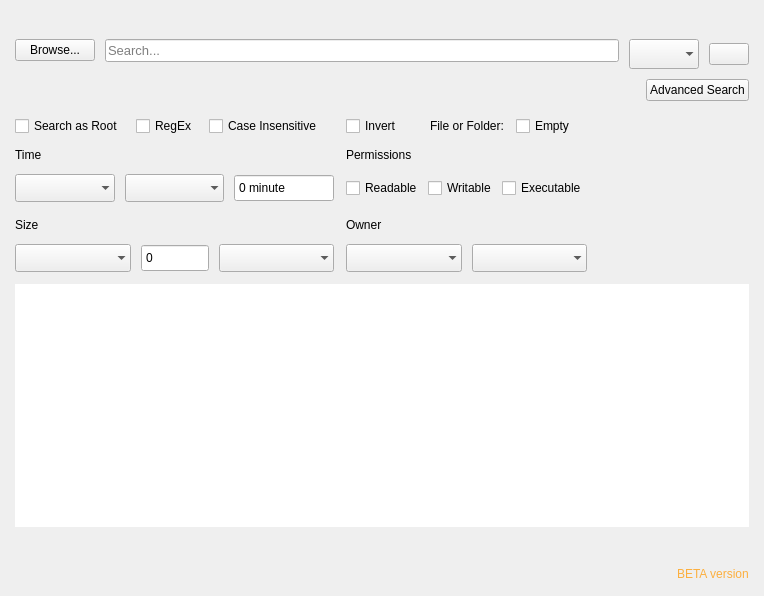
<?xml version="1.0" encoding="UTF-8"?>
<ui version="4.0">
 <class>SearchPage</class>
 <widget class="QWidget" name="SearchPage">
  <property name="geometry">
   <rect>
    <x>0</x>
    <y>0</y>
    <width>764</width>
    <height>596</height>
   </rect>
  </property>
  <property name="windowTitle">
   <string>Search</string>
  </property>
  <layout class="QGridLayout" name="gridLayout">
   <property name="leftMargin">
    <number>15</number>
   </property>
   <property name="topMargin">
    <number>15</number>
   </property>
   <property name="rightMargin">
    <number>15</number>
   </property>
   <property name="bottomMargin">
    <number>15</number>
   </property>
   <property name="spacing">
    <number>10</number>
   </property>
   <item row="7" column="0" colspan="2">
    <widget class="QTableView" name="tableFoundResults">
     <property name="focusPolicy">
      <enum>Qt::NoFocus</enum>
     </property>
     <property name="frameShape">
      <enum>QFrame::NoFrame</enum>
     </property>
     <property name="frameShadow">
      <enum>QFrame::Sunken</enum>
     </property>
     <property name="sizeAdjustPolicy">
      <enum>QAbstractScrollArea::AdjustToContents</enum>
     </property>
     <property name="editTriggers">
      <set>QAbstractItemView::NoEditTriggers</set>
     </property>
     <property name="selectionMode">
      <enum>QAbstractItemView::ExtendedSelection</enum>
     </property>
     <property name="selectionBehavior">
      <enum>QAbstractItemView::SelectRows</enum>
     </property>
     <property name="textElideMode">
      <enum>Qt::ElideMiddle</enum>
     </property>
     <property name="gridStyle">
      <enum>Qt::SolidLine</enum>
     </property>
     <property name="sortingEnabled">
      <bool>true</bool>
     </property>
     <property name="wordWrap">
      <bool>true</bool>
     </property>
     <property name="cornerButtonEnabled">
      <bool>true</bool>
     </property>
     <attribute name="horizontalHeaderCascadingSectionResizes">
      <bool>false</bool>
     </attribute>
     <attribute name="horizontalHeaderStretchLastSection">
      <bool>true</bool>
     </attribute>
     <attribute name="verticalHeaderVisible">
      <bool>false</bool>
     </attribute>
    </widget>
   </item>
   <item row="2" column="0" colspan="2">
    <layout class="QHBoxLayout" name="horizontalLayout_3">
     <property name="spacing">
      <number>10</number>
     </property>
     <property name="bottomMargin">
      <number>0</number>
     </property>
     <item alignment="Qt::AlignTop">
      <widget class="QPushButton" name="btnBrowseSearchDir">
       <property name="cursor">
        <cursorShape>PointingHandCursor</cursorShape>
       </property>
       <property name="focusPolicy">
        <enum>Qt::NoFocus</enum>
       </property>
       <property name="accessibleName">
        <string/>
       </property>
       <property name="text">
        <string>Browse...</string>
       </property>
      </widget>
     </item>
     <item alignment="Qt::AlignTop">
      <widget class="QLineEdit" name="txtSearchInput">
       <property name="font">
        <font>
         <pointsize>10</pointsize>
        </font>
       </property>
       <property name="placeholderText">
        <string>Search...</string>
       </property>
      </widget>
     </item>
     <item alignment="Qt::AlignTop">
      <widget class="QComboBox" name="cmbSearchTypes">
       <property name="minimumSize">
        <size>
         <width>0</width>
         <height>30</height>
        </size>
       </property>
       <property name="maximumSize">
        <size>
         <width>16777215</width>
         <height>25</height>
        </size>
       </property>
       <property name="frame">
        <bool>false</bool>
       </property>
      </widget>
     </item>
     <item>
      <widget class="QPushButton" name="btnSearchAdvance">
       <property name="cursor">
        <cursorShape>PointingHandCursor</cursorShape>
       </property>
       <property name="focusPolicy">
        <enum>Qt::NoFocus</enum>
       </property>
       <property name="accessibleName">
        <string notr="true">primary</string>
       </property>
       <property name="text">
        <string/>
       </property>
       <property name="icon">
        <iconset resource="../../static.qrc">
         <normaloff>:/static/themes/default/img/sidebar-icons/search.png</normaloff>:/static/themes/default/img/sidebar-icons/search.png</iconset>
       </property>
       <property name="iconSize">
        <size>
         <width>24</width>
         <height>24</height>
        </size>
       </property>
      </widget>
     </item>
    </layout>
   </item>
   <item row="1" column="0" colspan="2">
    <widget class="QLabel" name="lblErrorMsg">
     <property name="text">
      <string/>
     </property>
     <property name="alignment">
      <set>Qt::AlignCenter</set>
     </property>
    </widget>
   </item>
   <item row="8" column="0" colspan="2" alignment="Qt::AlignHCenter">
    <widget class="QLabel" name="lblLoadingSearching">
     <property name="minimumSize">
      <size>
       <width>76</width>
       <height>20</height>
      </size>
     </property>
     <property name="text">
      <string/>
     </property>
    </widget>
   </item>
   <item row="4" column="0" colspan="2">
    <widget class="QWidget" name="advanceSearchPane" native="true">
     <layout class="QGridLayout" name="gridLayout_2">
      <property name="leftMargin">
       <number>0</number>
      </property>
      <property name="topMargin">
       <number>5</number>
      </property>
      <property name="rightMargin">
       <number>0</number>
      </property>
      <property name="bottomMargin">
       <number>2</number>
      </property>
      <property name="spacing">
       <number>12</number>
      </property>
      <item row="1" column="2" alignment="Qt::AlignLeft">
       <widget class="QCheckBox" name="checkCaseInsensitive">
        <property name="cursor">
         <cursorShape>PointingHandCursor</cursorShape>
        </property>
        <property name="focusPolicy">
         <enum>Qt::NoFocus</enum>
        </property>
        <property name="accessibleName">
         <string notr="true">circle</string>
        </property>
        <property name="text">
         <string>Case Insensitive</string>
        </property>
       </widget>
      </item>
      <item row="6" column="7">
       <spacer name="horizontalSpacer_3">
        <property name="orientation">
         <enum>Qt::Horizontal</enum>
        </property>
        <property name="sizeHint" stdset="0">
         <size>
          <width>40</width>
          <height>20</height>
         </size>
        </property>
       </spacer>
      </item>
      <item row="3" column="0" colspan="4">
       <layout class="QHBoxLayout" name="layoutTime">
        <property name="spacing">
         <number>10</number>
        </property>
        <property name="topMargin">
         <number>0</number>
        </property>
        <property name="bottomMargin">
         <number>4</number>
        </property>
        <item>
         <widget class="QComboBox" name="cmbTimeType">
          <property name="minimumSize">
           <size>
            <width>0</width>
            <height>28</height>
           </size>
          </property>
          <property name="maximumSize">
           <size>
            <width>16777215</width>
            <height>28</height>
           </size>
          </property>
          <property name="frame">
           <bool>false</bool>
          </property>
         </widget>
        </item>
        <item>
         <widget class="QComboBox" name="cmbTimeCriteria">
          <property name="minimumSize">
           <size>
            <width>0</width>
            <height>28</height>
           </size>
          </property>
          <property name="maximumSize">
           <size>
            <width>16777215</width>
            <height>28</height>
           </size>
          </property>
          <property name="frame">
           <bool>false</bool>
          </property>
         </widget>
        </item>
        <item>
         <widget class="QSpinBox" name="spinTime">
          <property name="minimumSize">
           <size>
            <width>100</width>
            <height>28</height>
           </size>
          </property>
          <property name="maximumSize">
           <size>
            <width>50</width>
            <height>16777215</height>
           </size>
          </property>
          <property name="frame">
           <bool>true</bool>
          </property>
          <property name="buttonSymbols">
           <enum>QAbstractSpinBox::NoButtons</enum>
          </property>
          <property name="suffix">
           <string> minute</string>
          </property>
          <property name="maximum">
           <number>9999999</number>
          </property>
         </widget>
        </item>
       </layout>
      </item>
      <item row="6" column="4" colspan="3">
       <layout class="QHBoxLayout" name="layoutOwner">
        <property name="spacing">
         <number>10</number>
        </property>
        <item>
         <widget class="QComboBox" name="cmbUsers">
          <property name="minimumSize">
           <size>
            <width>0</width>
            <height>28</height>
           </size>
          </property>
          <property name="maximumSize">
           <size>
            <width>16777215</width>
            <height>28</height>
           </size>
          </property>
          <property name="toolTip">
           <string notr="true"/>
          </property>
          <property name="frame">
           <bool>false</bool>
          </property>
         </widget>
        </item>
        <item>
         <widget class="QComboBox" name="cmbGroups">
          <property name="minimumSize">
           <size>
            <width>0</width>
            <height>28</height>
           </size>
          </property>
          <property name="maximumSize">
           <size>
            <width>16777215</width>
            <height>28</height>
           </size>
          </property>
          <property name="toolTip">
           <string notr="true"/>
          </property>
          <property name="frame">
           <bool>false</bool>
          </property>
         </widget>
        </item>
       </layout>
      </item>
      <item row="1" column="0">
       <widget class="QCheckBox" name="checkSearchAsRoot">
        <property name="cursor">
         <cursorShape>PointingHandCursor</cursorShape>
        </property>
        <property name="focusPolicy">
         <enum>Qt::NoFocus</enum>
        </property>
        <property name="accessibleName">
         <string notr="true">circle</string>
        </property>
        <property name="text">
         <string>Search as Root</string>
        </property>
       </widget>
      </item>
      <item row="5" column="4" colspan="3">
       <widget class="QLabel" name="lblOwner">
        <property name="text">
         <string>Owner</string>
        </property>
       </widget>
      </item>
      <item row="3" column="7">
       <spacer name="horizontalSpacer_2">
        <property name="orientation">
         <enum>Qt::Horizontal</enum>
        </property>
        <property name="sizeHint" stdset="0">
         <size>
          <width>40</width>
          <height>20</height>
         </size>
        </property>
       </spacer>
      </item>
      <item row="1" column="1">
       <widget class="QCheckBox" name="checkRegEx">
        <property name="cursor">
         <cursorShape>PointingHandCursor</cursorShape>
        </property>
        <property name="focusPolicy">
         <enum>Qt::NoFocus</enum>
        </property>
        <property name="accessibleName">
         <string notr="true">circle</string>
        </property>
        <property name="text">
         <string>RegEx</string>
        </property>
       </widget>
      </item>
      <item row="6" column="0" colspan="4">
       <layout class="QHBoxLayout" name="horizontalLayout_2">
        <property name="spacing">
         <number>10</number>
        </property>
        <property name="topMargin">
         <number>0</number>
        </property>
        <item>
         <widget class="QComboBox" name="cmbSizeCriteria">
          <property name="minimumSize">
           <size>
            <width>0</width>
            <height>28</height>
           </size>
          </property>
          <property name="maximumSize">
           <size>
            <width>16777215</width>
            <height>28</height>
           </size>
          </property>
          <property name="frame">
           <bool>false</bool>
          </property>
         </widget>
        </item>
        <item>
         <widget class="QSpinBox" name="spinSize">
          <property name="minimumSize">
           <size>
            <width>15</width>
            <height>28</height>
           </size>
          </property>
          <property name="maximumSize">
           <size>
            <width>68</width>
            <height>16777215</height>
           </size>
          </property>
          <property name="buttonSymbols">
           <enum>QAbstractSpinBox::NoButtons</enum>
          </property>
          <property name="maximum">
           <number>9999999</number>
          </property>
         </widget>
        </item>
        <item>
         <widget class="QComboBox" name="cmbSizeUnits">
          <property name="minimumSize">
           <size>
            <width>0</width>
            <height>28</height>
           </size>
          </property>
          <property name="maximumSize">
           <size>
            <width>16777215</width>
            <height>28</height>
           </size>
          </property>
          <property name="frame">
           <bool>false</bool>
          </property>
         </widget>
        </item>
       </layout>
      </item>
      <item row="2" column="4" colspan="3">
       <widget class="QLabel" name="lblPermissions">
        <property name="text">
         <string>Permissions</string>
        </property>
       </widget>
      </item>
      <item row="5" column="0" colspan="4">
       <widget class="QLabel" name="lblSize">
        <property name="text">
         <string>Size</string>
        </property>
       </widget>
      </item>
      <item row="3" column="4" colspan="3">
       <layout class="QHBoxLayout" name="layoutOwner_2">
        <property name="spacing">
         <number>5</number>
        </property>
        <property name="bottomMargin">
         <number>4</number>
        </property>
        <item>
         <widget class="QCheckBox" name="checkPermReadable">
          <property name="cursor">
           <cursorShape>PointingHandCursor</cursorShape>
          </property>
          <property name="focusPolicy">
           <enum>Qt::NoFocus</enum>
          </property>
          <property name="accessibleName">
           <string notr="true">circle</string>
          </property>
          <property name="text">
           <string>Readable</string>
          </property>
         </widget>
        </item>
        <item>
         <widget class="QCheckBox" name="checkPermWritable">
          <property name="cursor">
           <cursorShape>PointingHandCursor</cursorShape>
          </property>
          <property name="focusPolicy">
           <enum>Qt::NoFocus</enum>
          </property>
          <property name="accessibleName">
           <string notr="true">circle</string>
          </property>
          <property name="text">
           <string>Writable</string>
          </property>
         </widget>
        </item>
        <item>
         <widget class="QCheckBox" name="checkPermExecutable">
          <property name="cursor">
           <cursorShape>PointingHandCursor</cursorShape>
          </property>
          <property name="focusPolicy">
           <enum>Qt::NoFocus</enum>
          </property>
          <property name="accessibleName">
           <string notr="true">circle</string>
          </property>
          <property name="text">
           <string>Executable</string>
          </property>
         </widget>
        </item>
       </layout>
      </item>
      <item row="2" column="0" colspan="4">
       <widget class="QLabel" name="lblTime">
        <property name="text">
         <string>Time</string>
        </property>
       </widget>
      </item>
      <item row="1" column="7">
       <spacer name="horizontalSpacer">
        <property name="orientation">
         <enum>Qt::Horizontal</enum>
        </property>
        <property name="sizeHint" stdset="0">
         <size>
          <width>40</width>
          <height>20</height>
         </size>
        </property>
       </spacer>
      </item>
      <item row="1" column="6">
       <widget class="QCheckBox" name="checkEmpty">
        <property name="cursor">
         <cursorShape>PointingHandCursor</cursorShape>
        </property>
        <property name="focusPolicy">
         <enum>Qt::NoFocus</enum>
        </property>
        <property name="accessibleName">
         <string notr="true">circle</string>
        </property>
        <property name="text">
         <string>Empty</string>
        </property>
       </widget>
      </item>
      <item row="1" column="5">
       <widget class="QLabel" name="lblFileOrFolder">
        <property name="text">
         <string>File or Folder:</string>
        </property>
       </widget>
      </item>
      <item row="1" column="4">
       <widget class="QCheckBox" name="checkInvert">
        <property name="cursor">
         <cursorShape>PointingHandCursor</cursorShape>
        </property>
        <property name="focusPolicy">
         <enum>Qt::NoFocus</enum>
        </property>
        <property name="accessibleName">
         <string notr="true">circle</string>
        </property>
        <property name="text">
         <string>Invert</string>
        </property>
       </widget>
      </item>
     </layout>
    </widget>
   </item>
   <item row="3" column="0" colspan="2">
    <layout class="QHBoxLayout" name="footer">
     <property name="spacing">
      <number>10</number>
     </property>
     <property name="bottomMargin">
      <number>0</number>
     </property>
     <item alignment="Qt::AlignLeft">
      <widget class="QLabel" name="lblSearchDir">
       <property name="lineWidth">
        <number>0</number>
       </property>
       <property name="text">
        <string/>
       </property>
       <property name="textFormat">
        <enum>Qt::PlainText</enum>
       </property>
       <property name="scaledContents">
        <bool>true</bool>
       </property>
       <property name="wordWrap">
        <bool>false</bool>
       </property>
      </widget>
     </item>
     <item alignment="Qt::AlignRight">
      <widget class="QPushButton" name="btnAdvancePaneToggle">
       <property name="cursor">
        <cursorShape>PointingHandCursor</cursorShape>
       </property>
       <property name="accessibleName">
        <string notr="true"/>
       </property>
       <property name="text">
        <string>Advanced Search</string>
       </property>
       <property name="checkable">
        <bool>false</bool>
       </property>
       <property name="checked">
        <bool>false</bool>
       </property>
      </widget>
     </item>
    </layout>
   </item>
   <item row="9" column="0">
    <widget class="QLabel" name="lblFoundFilesInfo">
     <property name="lineWidth">
      <number>0</number>
     </property>
     <property name="text">
      <string/>
     </property>
     <property name="textFormat">
      <enum>Qt::PlainText</enum>
     </property>
     <property name="scaledContents">
      <bool>true</bool>
     </property>
     <property name="wordWrap">
      <bool>false</bool>
     </property>
    </widget>
   </item>
   <item row="9" column="1" alignment="Qt::AlignRight">
    <widget class="QLabel" name="lblBetaInfo">
     <property name="styleSheet">
      <string notr="true">color: rgb(252, 175, 62);</string>
     </property>
     <property name="lineWidth">
      <number>0</number>
     </property>
     <property name="text">
      <string>BETA version</string>
     </property>
     <property name="textFormat">
      <enum>Qt::PlainText</enum>
     </property>
     <property name="scaledContents">
      <bool>true</bool>
     </property>
     <property name="wordWrap">
      <bool>false</bool>
     </property>
    </widget>
   </item>
  </layout>
 </widget>
 <resources>
  <include location="../../static.qrc"/>
 </resources>
 <connections/>
</ui>
